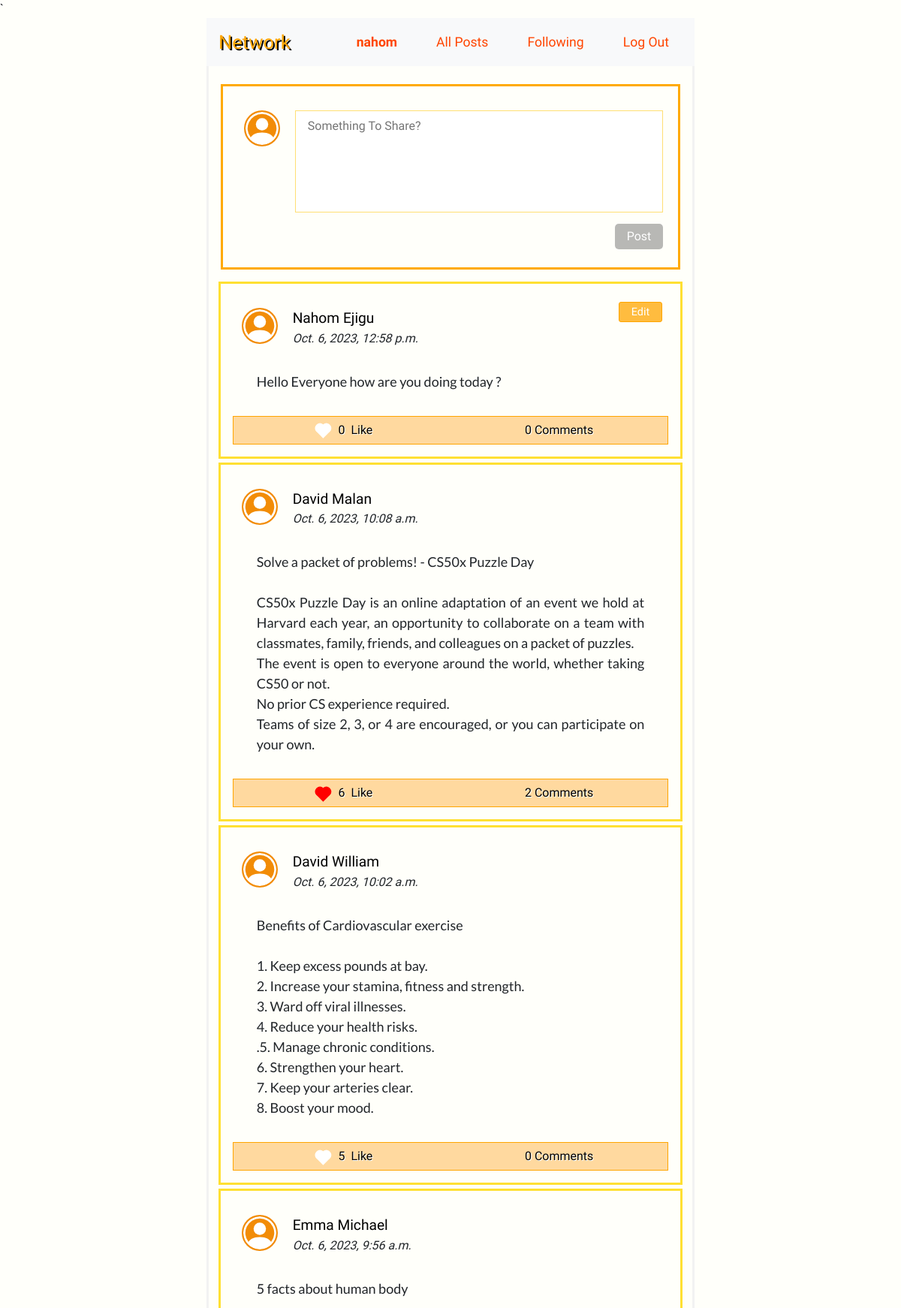
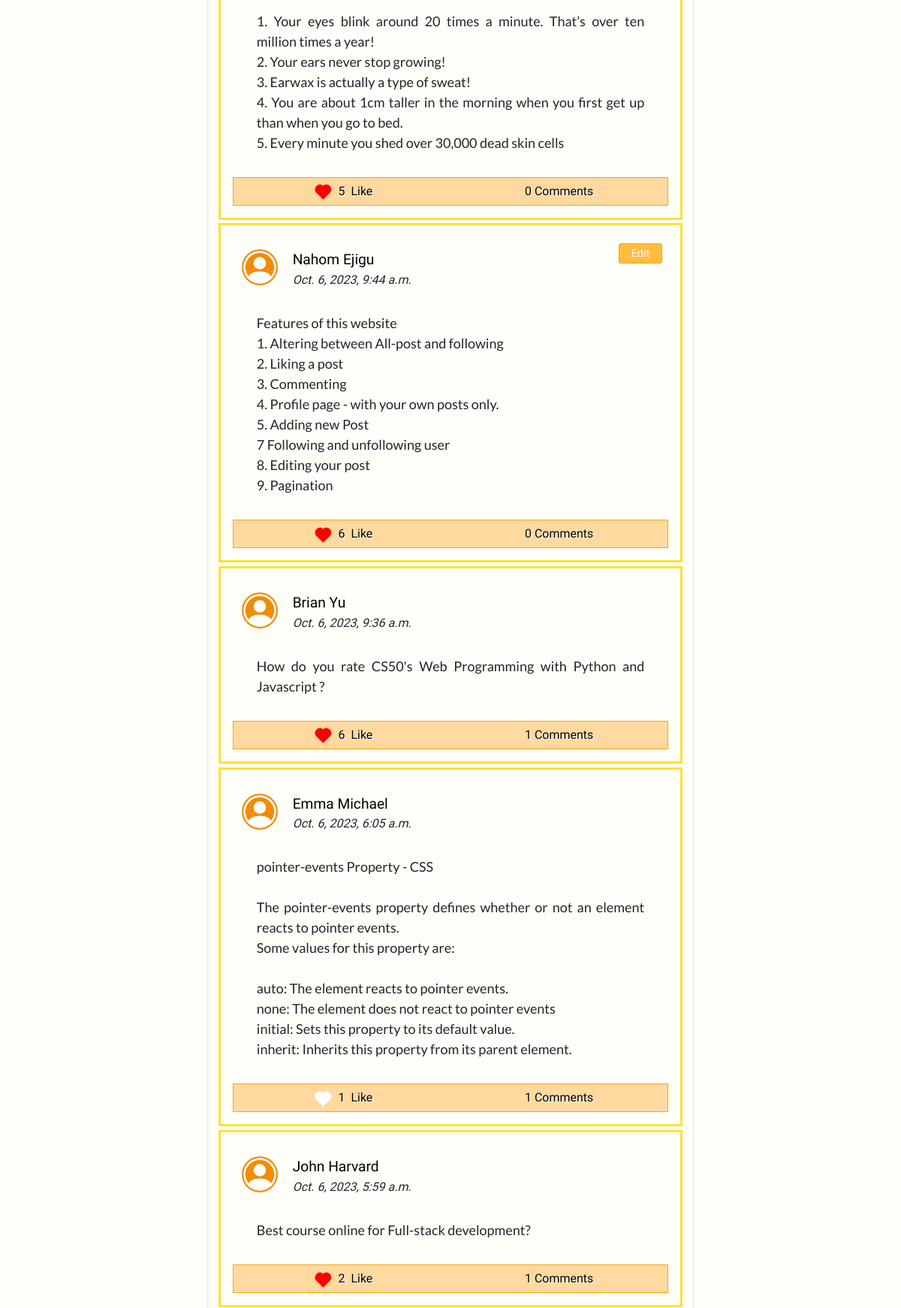
/ (signed in, upper part), run on the app's committed database (2 pictures, top to bottom).
### network/models.py (models this page shows)
class User(AbstractUser):
    followers = models.ManyToManyField("self", blank=True, symmetrical=False, related_name="following")

class Post(models.Model):
    user = models.ForeignKey(User, on_delete=models.CASCADE, related_name='poster')
    post = models.TextField()
    date = models.DateTimeField(auto_now_add=True)
    like = models.ManyToManyField(User, blank=True, related_name='like')
    comment = models.ManyToManyField(Comment, blank=True, related_name="post")

### network/views.py (the view)
# urls.py: path("", views.index, name="index"),
def index(request):
    p = Paginator(Post.objects.all().order_by('-date'), 10)
    page = request.GET.get("page")
    posts = p.get_page(page)
    return render(request, "network/index.html", {
        "new_post": NewPost(),
        "posts": posts,
    })

### network/forms.py
class NewPost(forms.Form):
    post = forms.CharField(widget=forms.Textarea(attrs={"title":"Something To Share", "placeholder":"Something To Share?", "id":"text-post", "rows": "4" }))

### network/templates/network/index.html (shortened to what this page needs)
{% extends "network/layout.html" %}
{% block body %}
{% if user.is_authenticated %}
    <form id="form-post" action="{% url 'addpost' %}" method="post">
        <div class="new-post">
                <div  class="user-icon svg-user">
                </div>
                <div class="post-area">
                    {{ new_post.post }}
                    <div id="submit-post">
                        <input disabled id="input-post" type="submit" value="Post">
                    </div>
                </div>
        </div>
    </form>
{% endif %}
{% endblock %}

### network/templates/network/layout.html (shortened to what this page needs)
{% load static %}
<!DOCTYPE html>
<html lang="en">
    <head>
        <link href="https://cdn.jsdelivr.net/npm/bootstrap@5.3.1/dist/css/bootstrap.min.css" rel="stylesheet">
        <link rel="stylesheet" href="https://stackpath.bootstrapcdn.com/bootstrap/4.4.1/css/bootstrap.min.css">
        <link href="{% static 'network/styles.css' %}" rel="stylesheet">
    </head>
    <body>
        <div class="network" >
        <nav class="navbar navbar-expand-lg navbar-light bg-light">
            <a class="navbar-brand" href="{% url 'index' %}">Network</a>
            <ul class="navbar-nav mr-auto nav-bar-network">
            {% if user.is_authenticated %}
                <li class="nav-item user">
                    <a class="nav-link" href="{% url 'profile_page' user %}"><strong>{{ user.username }}</strong></a>
                </li>
            {% endif %}
            <li class="nav-item">
              <a class="nav-link" href="{% url 'index' %}">All Posts</a>
            </li>
            {% if user.is_authenticated %}
                <li class="nav-item following">
                    <a class="nav-link" href="{% url 'following' %}">Following</a>
                </li>
                <li class="nav-item">
                    <a class="nav-link" href="{% url 'logout' %}">Log Out</a>
                </li>
            {% endif %}
          </ul>
        </nav>
        </div>
        <div class="body">
        <div class="main">
        <div class="middle-everything">
        {% block body %}
        {% endblock %}
            {% for post in posts %}
            <div class="posts">
                <div class="username">
                    <div class="user-icon">
                    </div>
                    <div class="user-username">
                        <a  href="{% url 'profile_page' post.user %}" class="hyper-link-user">{{ post.user.first_name }} {{ post.user.last_name }} </a>
                        <div><i>{{ post.date  }}</i> </div>
                    </div>
                    {% if user == post.user %}
                    <button  class="edit"  data-post_id="{{ post.id }}">Edit</button>
                    {% endif %}
                </div>
                <div class="post-content">
                    {{ post.post|linebreaksbr }}
                </div>
                <div class="post-info">
                    <div>
                        <div class="span-like">
                            {% if user in post.like.all %}
                                <div class="liked heart" data-post_id="{{post.id}}" data-liked="True" class="not-liked like" > </div>
                            {% else %}
                                <div class="not-liked heart" data-post_id="{{post.id}}" data-liked="False" class="not-liked like">  </div>
                            {% endif %}
                        </div> &nbsp;<span data-post_id="{{post.id}}" class="like-number numbers"> {{ post.like.all.count }} </span> &nbsp;
                        Like
                    </div>
                    <div class="comments"> <span class="numbers"> {{ post.comment.all.count }}</span>&nbsp;Comments</div>
                </div>
            </div>
            {% endfor %}
        <br>
        </div>
        </div>
        </div>
    </body>
</html>

### data on the page
User: username "nahom"
Post: user.first_name "Nahom", user.last_name "Ejigu", date "Oct. 6, 2023, 12:58 p.m.", post "Hello Everyone how are you doing today ?", like.all.count "0", comment.all.count "0"
Post: user.first_name "David", user.last_name "Malan", date "Oct. 6, 2023, 10:08 a.m.", post "Solve a packet of problems! - CS50x Puzzle Day CS50x Puzzle Day is an online adaptation of an event we hold at Harvard each year, an opportunity to collaborate on a team with classmates, family, friends, and colleagues on a packet of puzzles. The event is open to everyone around the world, whether taking CS50 or not. No prior CS experience required. Teams of size 2, 3, or 4 are encouraged, or you can participate on your own.", like.all.count "6", comment.all.count "2"
Post: user.first_name "David", user.last_name "William", date "Oct. 6, 2023, 10:02 a.m.", post "Benefits of Cardiovascular exercise 1. Keep excess pounds at bay. 2. Increase your stamina, fitness and strength. 3. Ward off viral illnesses. 4. Reduce your health risks. .5. Manage chronic conditions. 6. Strengthen your heart. 7. Keep your arteries clear. 8. Boost your mood.", like.all.count "5", comment.all.count "0"
Post: user.first_name "Emma", user.last_name "Michael", date "Oct. 6, 2023, 9:56 a.m.", post "5 facts about human body 1. Your eyes blink around 20 times a minute. That’s over ten million times a year! 2. Your ears never stop growing! 3. Earwax is actually a type of sweat! 4. You are about 1cm taller in the morning when you first get up than when you go to bed. 5. Every minute you shed over 30,000 dead skin cells", like.all.count "5", comment.all.count "0"
Post: user.first_name "Nahom", user.last_name "Ejigu", date "Oct. 6, 2023, 9:44 a.m.", post "Features of this website 1. Altering between All-post and following 2. Liking a post 3. Commenting 4. Profile page - with your own posts only. 5. Adding new Post 7 Following and unfollowing user 8. Editing your post 9. Pagination", like.all.count "6", comment.all.count "0"
Post: user.first_name "Brian", user.last_name "Yu", date "Oct. 6, 2023, 9:36 a.m.", post "How do you rate CS50's Web Programming with Python and Javascript ?", like.all.count "6", comment.all.count "1"
Post: user.first_name "Emma", user.last_name "Michael", date "Oct. 6, 2023, 6:05 a.m.", post "pointer-events Property - CSS The pointer-events property defines whether or not an element reacts to pointer events. Some values for this property are: auto: The element reacts to pointer events. none: The element does not react to pointer events initial: Sets this property to its default value. inherit: Inherits this property from its parent element.", like.all.count "1", comment.all.count "1"
Post: user.first_name "John", user.last_name "Harvard", date "Oct. 6, 2023, 5:59 a.m.", post "Best course online for Full-stack development?", like.all.count "2", comment.all.count "1"
